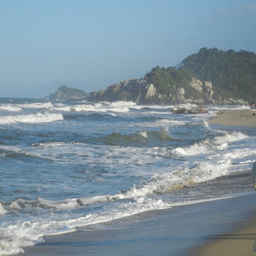
#> input picture mp6-data/0/input.ppm, 256 x 256 px; the run also reads 1 picture not shown here
$ python mp7.py   (older library calls are emulated)
#> lines starting #> are read from the running program, lines starting #| are printed output that depends on the picture
from scipy.misc import imread
import numpy as np
import math
# import matplotlib.pyplot as plt

img = imread('0/input.ppm')
#> img is the input picture: shape (256, 256, 3); mean R, G, B 129, 148.4, 160.3
width, height, _ = img.shape
#> width = 256; height = 256
print(img.shape)
#| (256, 256, 3)

gray_img = np.zeros(shape=img.shape[0:2], dtype=int)
out_img = np.zeros(shape=img.shape, dtype=int)
histogram = [0 for _ in range(256)]
#> histogram = 256 values from 0 to 0
cdf = [0 for _ in range(256)]
#> cdf = 256 values from 0 to 0

for i in range(height):
	for j in range(width):
		r = img[i][j][0]
		g = img[i][j][1]
		b = img[i][j][2]
		gray_img[i][j] = 0.21*r + 0.71*g + 0.07*b
		# print('gray[%d]: %d' %
		# 	(i*width + j, gray_img[i][j]))
		histogram[gray_img[i][j]] += 1
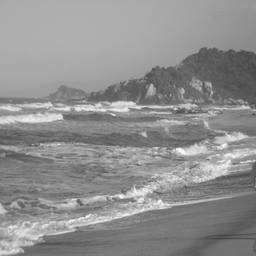
#> gray_img: shape (256, 256) int64; min 59, max 252, mean 143.2
#> after the loop, histogram = 256 values, max 2536 at index 174, min 0 at index 0, mean 256


def p(x):
	return x/(width * height)


cdf[0] = p(histogram[0])
for i in range(1, 256):
	cdf[i] = cdf[i - 1] + p(histogram[i])
	print('cdf[%d]: %d' % (i, cdf[i] * (width * height)))
#> this loop made 255 passes
#| cdf[1]: 0
#| cdf[2]: 0
#| cdf[3]: 0
#| cdf[4]: 0
#| cdf[5]: 0
#| cdf[6]: 0
#| cdf[7]: 0
#| cdf[8]: 0
#> (further printed lines are left out)
#> after the loop, cdf = 256 values from 0 to 1
cdfmin = min(cdf)
#> cdfmin = 0

def correct_color(val):
	t = 255 * (cdf[val] - cdfmin) / (1.0 - cdfmin)
	return min(max(t, 0), 255)

for i in range(height):
	for j in range(width):
		for c in range(3):
			out_img[i][j][c] = correct_color(img[i][j][c])
#> this loop made 256 passes
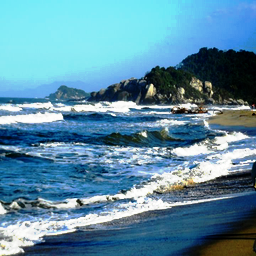
#> out_img: shape (256, 256, 3) int64; mean R, G, B 93.5, 141.8, 164.4

original_out = imread('0/output.ppm')
for i in range(height):
	for j in range(width):
		for channel in range(3):
			if abs(out_img[i][j][channel] - original_out[i][j][channel]) > 2:
				print('diff: output[%d][%d][%d] %d; original_out[%d][%d][%d] %d' %
					(i, j, channel, out_img[i][j][channel],
						i, j, channel, original_out[i][j][channel]))
#> this loop made 256 passes
#> (printed output is left out)

# plot = plt.imshow(out_img, cmap='gray')
# plt.show()
